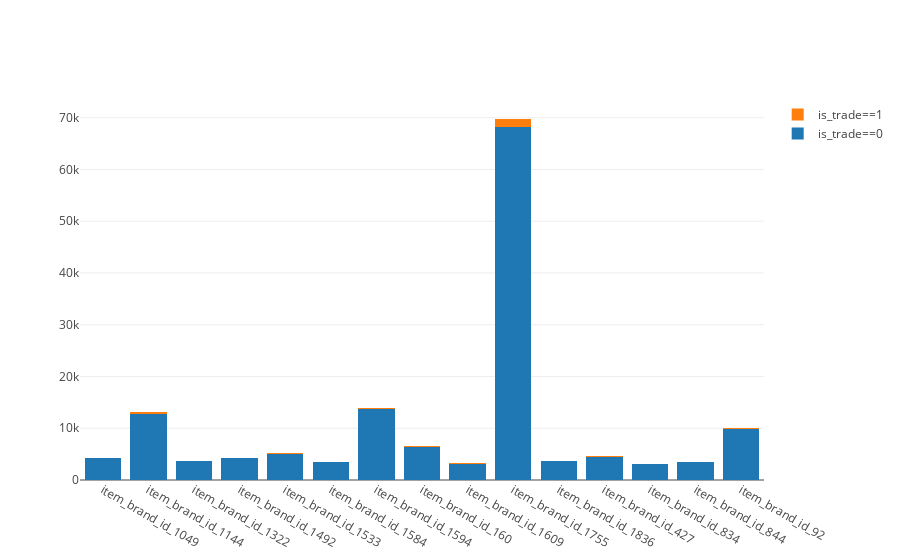

The code cell stored with this chart in its notebook:
### Markdown cell above
### 4.1.3 item_brand_id

### Code cell
column = 'item_brand_id'
fig = stack_bar(column, 15)
iplot(fig, filename='stacked-%s_bar' % column)

### Figure 1 — Plotly figure (JSON) as saved in the notebook; plotly's stock layout.template omitted (floating-point values rounded to 4 significant figures)
{"data": [{"name": "is_trade==0", "type": "bar", "x": ["item_brand_id_1049", "item_brand_id_1144", "item_brand_id_1322", "item_brand_id_1492", "item_brand_id_1533", "item_brand_id_1584", "item_brand_id_1594", "item_brand_id_160", "item_brand_id_1609", "item_brand_id_1755", "item_brand_id_1836", "item_brand_id_427", "item_brand_id_834", "item_brand_id_844", "item_brand_id_92"], "y": [4160, 12686, 3679, 4179, 5101, 3383, 13738, 6400, 3152, 68241, 3666, 4541, 3132, 3444, 9851]}, {"name": "is_trade==1", "type": "bar", "x": ["item_brand_id_1049", "item_brand_id_1144", "item_brand_id_1322", "item_brand_id_1492", "item_brand_id_1533", "item_brand_id_1584", "item_brand_id_1594", "item_brand_id_160", "item_brand_id_1609", "item_brand_id_1755", "item_brand_id_1836", "item_brand_id_427", "item_brand_id_834", "item_brand_id_844", "item_brand_id_92"], "y": [75, 359, 51, 37, 179, 70, 85, 142, 43, 1505, 73, 64, 46, 30, 265]}], "layout": {"barmode": "stack"}}
